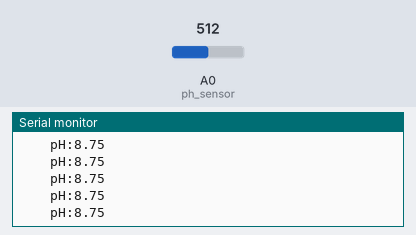
Recording of a sketch running on a simulated Arduino Uno, built with avr-gcc and run on an emulated ATmega328P. On the bench: the last lines printed to the serial monitor. The inputs (shaded band) are chosen by the test bench; at power-on: A0 (ph_sensor) = 512.

Above: at 2.7 s.
2.8 s: A0 (ph_sensor) set to 597
At 2.85 s:
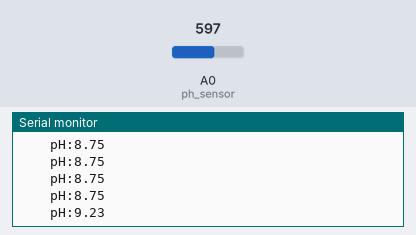
5.8 s: A0 (ph_sensor) set to 566
At 5.8 s:
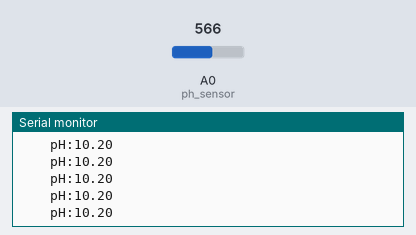
Timing chart, 0 to 8.8 s (numbered marks = the images above; inputs shaded):
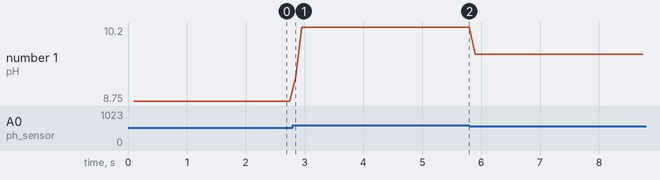

Measured:
- after the input at 2.8 s, the serial monitor: prints a new line after 0.05 s (image 1)
- plotted number 1: 8.75 → 10.2 after the input at 2.8 s, 10.2 → 9.67 after the input at 5.8 s

The sketch:

ph_sensor.ino
```cpp
#define ph_sensor A0
unsigned long int avgValue;  //Store the average value of the sensor feedback
float b;
int buf[10],temp;
float phValue;
void setup() {
  // put your setup code here, to run once:
  Serial.begin(9600);
  Serial.println("Ready");

}

void loop() {
  // put your main code here, to run repeatedly:
  for(int i=0;i<10;i++)       //Get 10 sample value from the sensor for smooth the value
  {
    buf[i]=analogRead(ph_sensor);
    delay(10);
  }
  for(int i=0;i<9;i++)        //sort the analog from small to large
  {
    for(int j=i+1;j<10;j++)
    {
      if(buf[i]>buf[j])
      {
        temp=buf[i];
        buf[i]=buf[j];
        buf[j]=temp;
      }
    }
  }
  avgValue=0;
  for(int i=2;i<8;i++)                      //take the average value of 6 center sample
    avgValue+=buf[i];
  float phValue=(float)avgValue*5.0/1024/6; //convert the analog into millivolt
  phValue=3.5*phValue;                      //convert the millivolt into pH value
  Serial.print("    pH:");
  Serial.print(phValue);
  Serial.println(" ");


}
```
